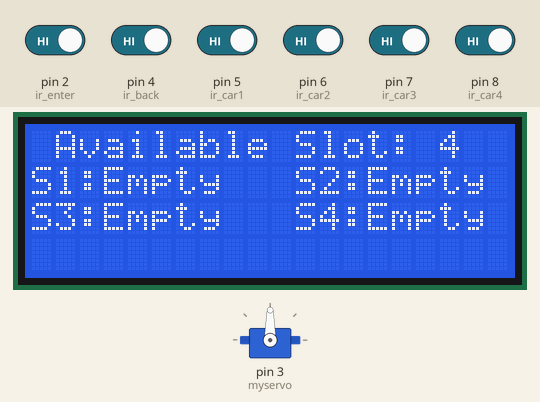
Recording of a sketch running on a simulated Arduino Uno, built with avr-gcc and run on an emulated ATmega328P. Shown: servo, 20×4 character LCD. The test bench sets the inputs (shaded band); at power-on: pin 2 (ir_enter), pin 4 (ir_back), pin 5 (ir_car1), pin 6 (ir_car2), pin 7 (ir_car3), pin 8 (ir_car4) HIGH.

Above: at 9.8 s.
9.9 s: pin 5 (ir_car1) driven LOW
At 10.7 s:
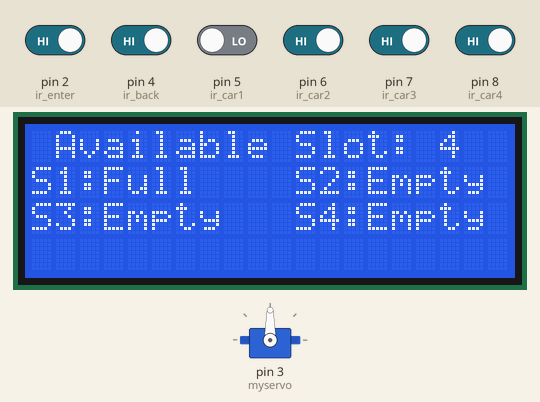
11.4 s: pin 6 (ir_car2) driven LOW
At 12.3 s:
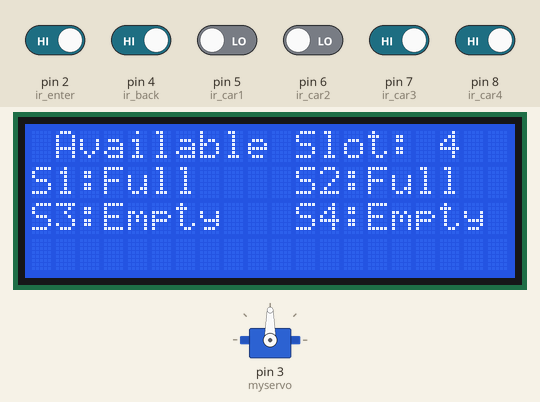
14.4 s: pin 7 (ir_car3) driven LOW
At 15.1 s:
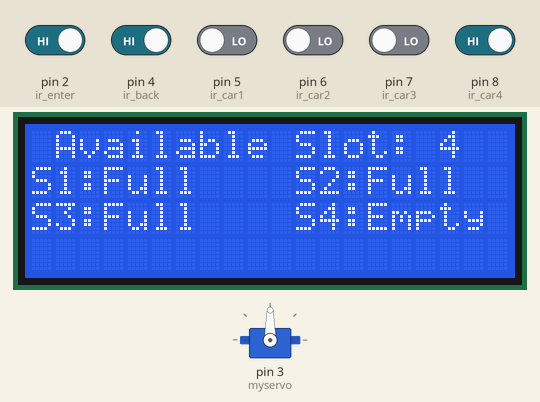
15.9 s: pin 8 (ir_car4) driven LOW
At 16.7 s:
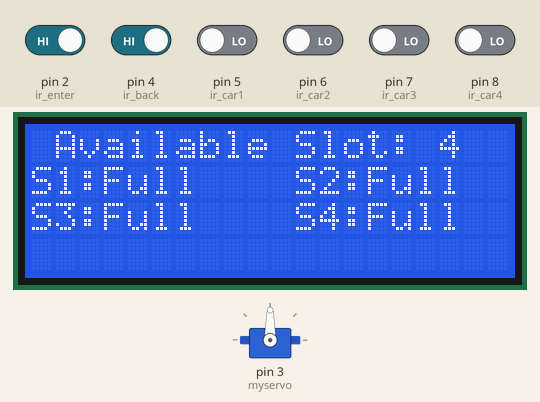
18.9 s: pin 5 (ir_car1) driven HIGH
At 19.6 s:
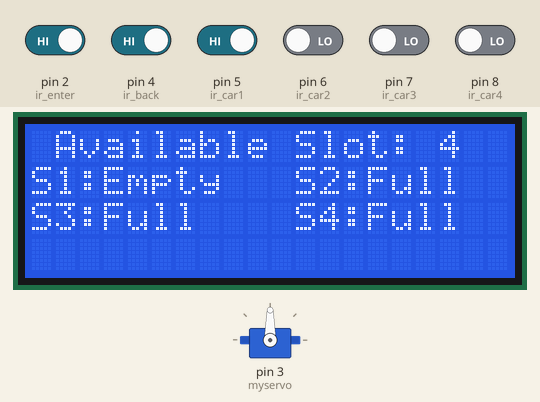
20.4 s: pin 6 (ir_car2) driven HIGH
At 21.2 s:
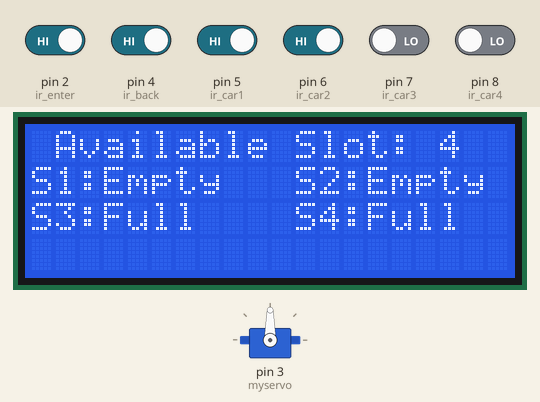
Timing chart, 0 to 23.4 s (numbered marks = the images above; inputs shaded):
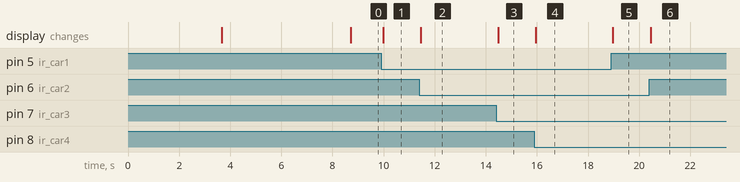

The sketch:

Car_Parking_Code.ino
```cpp
#include <Servo.h>
#include <Wire.h>
#include <LiquidCrystal_I2C.h>

// Initialize LCD object with address 0x27, 20 columns, and 4 rows
LiquidCrystal_I2C lcd(0x27, 20, 4);

Servo myservo;

// Define pin numbers for IR sensors and buttons
#define ir_enter  2
#define ir_back 4
#define ir_car1 5
#define ir_car2 6
#define ir_car3 7
#define ir_car4 8

// Variables to store sensor readings and flags
int S1 = 0, S2 = 0, S3 = 0, S4 = 0;
int flag1 = 0, flag2 = 0;
int slot = 4; // Total available slots initially

void setup() {
  Serial.begin(9600);

  // Set pinMode for IR sensors and buttons
  pinMode(ir_car1, INPUT);
  pinMode(ir_car2, INPUT);
  pinMode(ir_car3, INPUT);
  pinMode(ir_car4, INPUT);
  pinMode(ir_enter, INPUT);
  pinMode(ir_back, INPUT);

  // Attach servo to pin 3 and set initial position
  myservo.attach(3);
  myservo.write(90);

  // Initialize LCD and display welcome message
  lcd.init();
  lcd.backlight();
  lcd.setCursor(0, 0);
  lcd.print("   Hi Welcome To");
  lcd.setCursor(0, 1);
  lcd.print("   Spongebob's");
  lcd.setCursor(0, 2);
  lcd.print("   Parking Lot");
  delay(3500);
  lcd.clear();
  lcd.setCursor(0, 1);
  lcd.print("   Constructed By Raajeshwar");
  lcd.setCursor(0, 2);
  lcd.print("   Prototype IOT Parking System ");
  delay(5000);
  lcd.clear();

  // Read initial sensor values and calculate available slots
  Read_Sensor();
  int total = S1 + S2 + S3 + S4;
  slot = slot - total;
}

void loop() {
  // Continuously read sensor values
  Read_Sensor();

  // Display available slots on LCD
  lcd.setCursor(0, 0);
  lcd.print(" Available Slot: ");
  lcd.print(slot);
  lcd.print("    ");

  // Display status of each parking slot
  lcd.setCursor(0, 1);
  if (S1 == 1) {
    lcd.print("S1:Full ");
  } else {
    lcd.print("S1:Empty");
  }

  lcd.setCursor(11, 1);
  if (S2 == 1) {
    lcd.print("S2:Full ");
  } else {
    lcd.print("S2:Empty");
  }

  lcd.setCursor(0, 2);
  if (S3 == 1) {
    lcd.print("S3:Full ");
  } else {
    lcd.print("S3:Empty");
  }

  lcd.setCursor(11, 2);
  if (S4 == 1) {
    lcd.print("S4:Full ");
  } else {
    lcd.print("S4:Empty");
  }

  // Check for entering vehicle and adjust slot count
  if (digitalRead(ir_enter) == 0 && flag1 == 0) {
    if (slot > 0) {
      flag1 = 1;
      if (flag2 == 0) {
        myservo.write(180);
        slot = slot - 1;
      }
    } else {
      lcd.setCursor(0, 0);
      lcd.print(" Sorry Parking Full ");
      delay(1500);
    }
  }

  // Check for exiting vehicle and adjust slot count
  if (digitalRead(ir_back) == 0 && flag2 == 0) {
    flag2 = 1;
    if (flag1 == 0) {
      myservo.write(180);
      slot = slot + 1;
    }
  }

  // Reset servo position and flags after vehicle actions
  if (flag1 == 1 && flag2 == 1) {
    delay(1000);
    myservo.write(90);
    flag1 = 0, flag2 = 0;
  }

  delay(1);
}

// Function to read sensor values
void Read_Sensor() {
  S1 = 0, S2 = 0, S3 = 0, S4 = 0;

  // Update sensor values based on IR readings
  if (digitalRead(ir_car1) == 0) {
    S1 = 1;
  }
  if (digitalRead(ir_car2) == 0) {
    S2 = 1;
  }
  if (digitalRead(ir_car3) == 0) {
    S3 = 1;
  }
  if (digitalRead(ir_car4) == 0) {
    S4 = 1;
  }
}
```

Measured:
- after the input at 9.9 s, the display: changes after 0.08 s (image 1)
- after the input at 11.4 s, the display: changes after 0.06 s (image 2)
- after the input at 14.4 s, the display: changes after 0.08 s (image 3)
- after the input at 15.9 s, the display: changes after 0.06 s (image 4)
- after the input at 18.9 s, the display: changes after 0.08 s (image 5)
- after the input at 20.4 s, the display: changes after 0.06 s (image 6)
